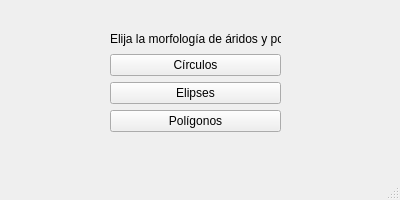
<?xml version="1.0" encoding="UTF-8"?>
<ui version="4.0">
 <class>MainWindow</class>
 <widget class="QMainWindow" name="MainWindow">
  <property name="geometry">
   <rect>
    <x>0</x>
    <y>0</y>
    <width>400</width>
    <height>200</height>
   </rect>
  </property>
  <property name="sizePolicy">
   <sizepolicy hsizetype="Preferred" vsizetype="Preferred">
    <horstretch>0</horstretch>
    <verstretch>0</verstretch>
   </sizepolicy>
  </property>
  <property name="minimumSize">
   <size>
    <width>400</width>
    <height>200</height>
   </size>
  </property>
  <property name="maximumSize">
   <size>
    <width>400</width>
    <height>200</height>
   </size>
  </property>
  <property name="mouseTracking">
   <bool>false</bool>
  </property>
  <property name="windowTitle">
   <string>Meso 2D</string>
  </property>
  <property name="animated">
   <bool>true</bool>
  </property>
  <widget class="QWidget" name="centralwidget">
   <widget class="QWidget" name="gridLayoutWidget">
    <property name="geometry">
     <rect>
      <x>110</x>
      <y>30</y>
      <width>171</width>
      <height>102</height>
     </rect>
    </property>
    <layout class="QGridLayout" name="gridLayout">
     <item row="2" column="0">
      <widget class="QPushButton" name="pb_elipses">
       <property name="text">
        <string>Elipses</string>
       </property>
      </widget>
     </item>
     <item row="0" column="0">
      <widget class="QLabel" name="label">
       <property name="text">
        <string>Elija la morfología de áridos y poros</string>
       </property>
      </widget>
     </item>
     <item row="1" column="0">
      <widget class="QPushButton" name="pb_circulos">
       <property name="text">
        <string>Círculos</string>
       </property>
      </widget>
     </item>
     <item row="3" column="0">
      <widget class="QPushButton" name="pb_poligonos">
       <property name="text">
        <string>Polígonos</string>
       </property>
      </widget>
     </item>
    </layout>
   </widget>
  </widget>
  <widget class="QMenuBar" name="menubar">
   <property name="geometry">
    <rect>
     <x>0</x>
     <y>0</y>
     <width>400</width>
     <height>21</height>
    </rect>
   </property>
  </widget>
  <widget class="QStatusBar" name="statusbar"/>
 </widget>
 <resources/>
 <connections/>
</ui>
